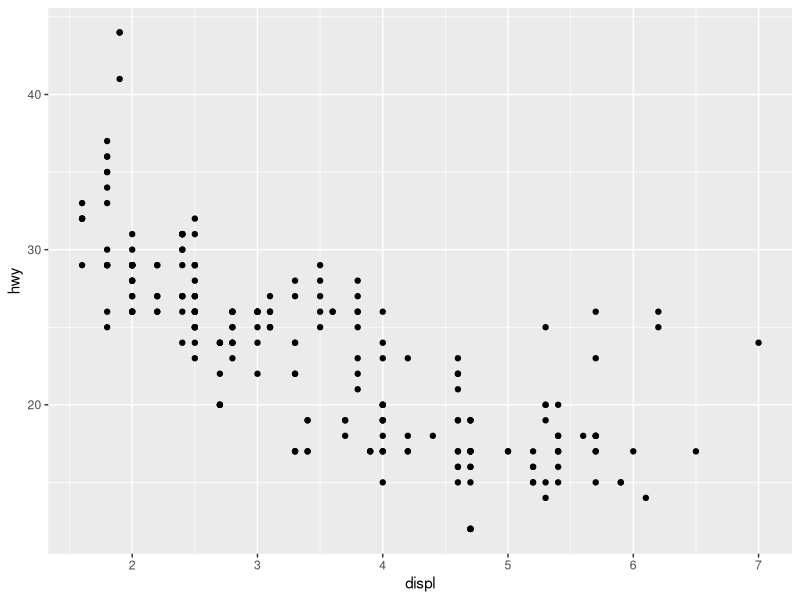
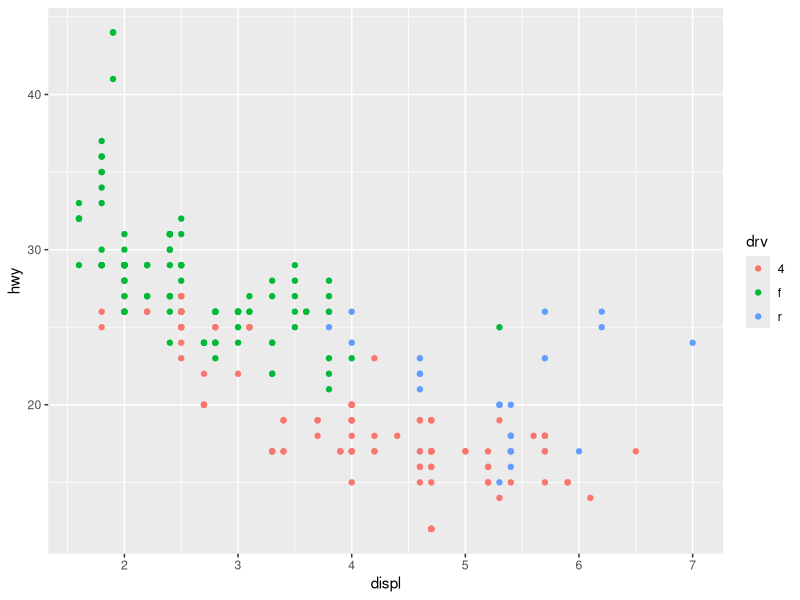
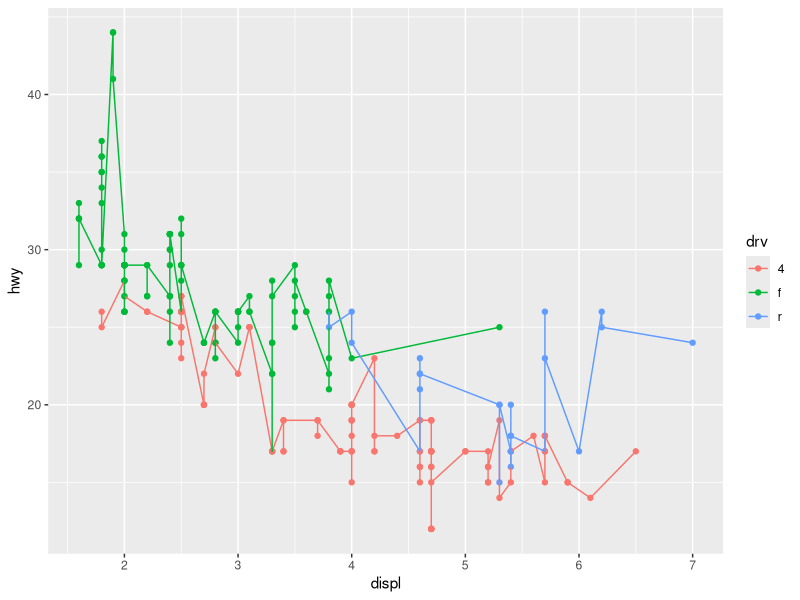
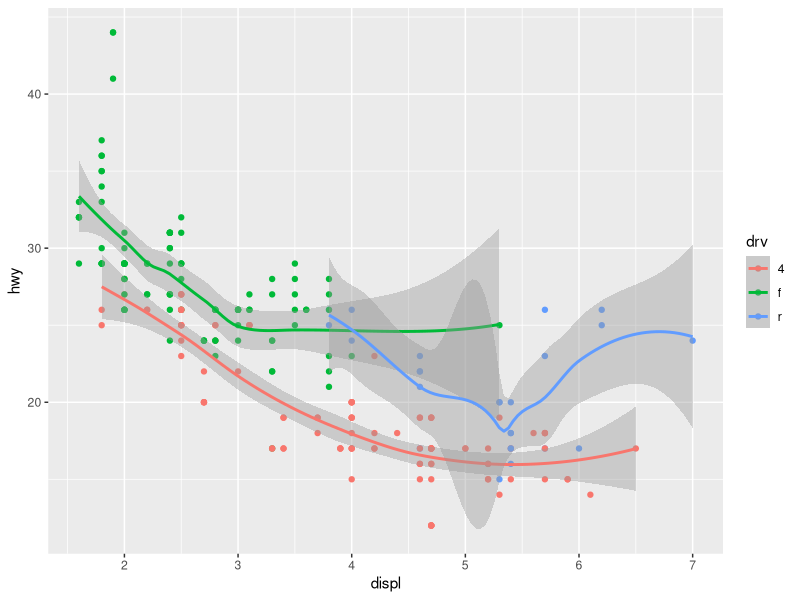
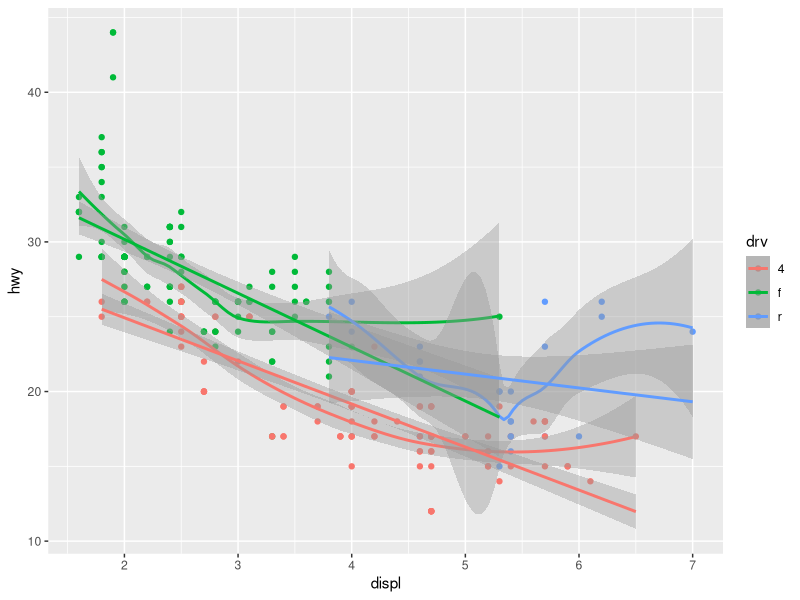
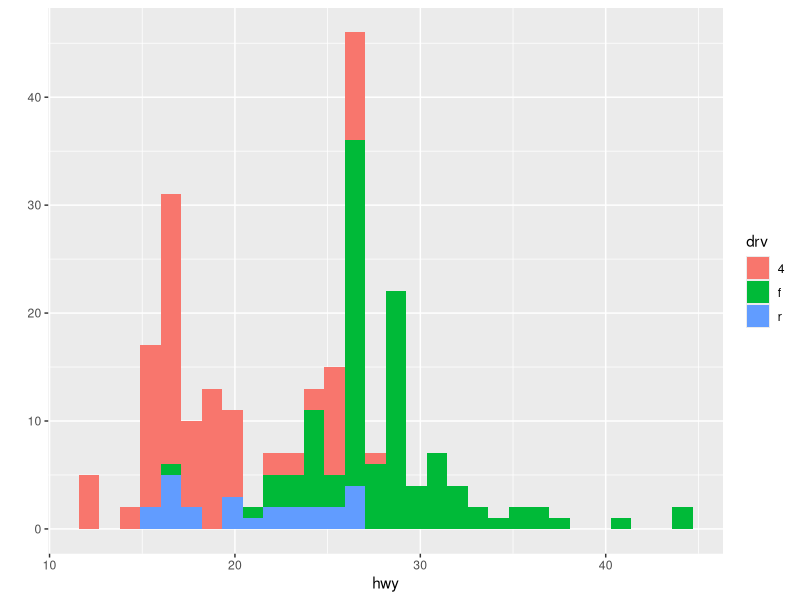
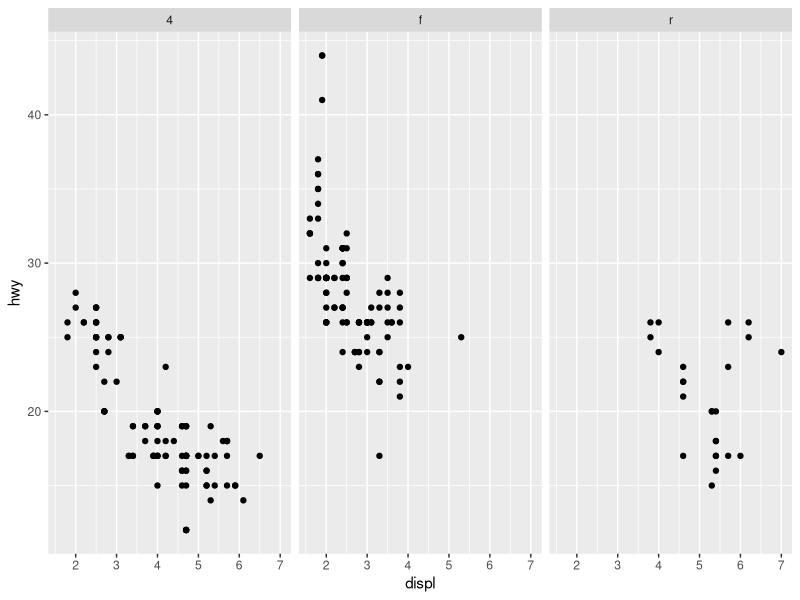
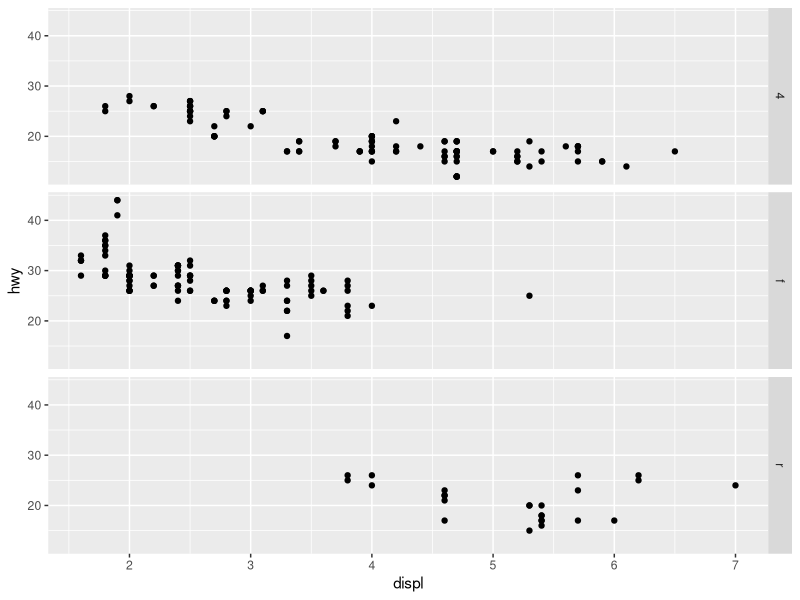

Write the R code that produced these figures, in order.


library(ggplot2)

##### qplot: quick plot

##### scattter plot

qplot(displ,hwy,data=mpg)

##### scattter plot seperate by color for sub group

qplot(displ,hwy,data=mpg,color=drv)

##### scattter plot and joining the poits
qplot(displ,hwy,data=mpg,color=drv,geom = c("point","line"))
##### scattter plot with smooth line
qplot(displ,hwy,data=mpg,color=drv,geom = c("point","smooth"))

qplot(displ,hwy,data=mpg,color=drv,geom = c("point","smooth"))+geom_smooth(method = 'lm')
##### Histogram
qplot(hwy,data=mpg,fill=drv)
##### multi plot using facets
qplot(displ,hwy,data=mpg,facets = .~drv)
qplot(displ,hwy,data=mpg,facets = drv~.)
qplot(hwy,data=mpg,facets = drv~.,binwidth=2)

qplot(displ,hwy,data=mpg,color=drv,geom = c("point","smooth"))+geom_smooth(method = 'lm')
qplot(displ,hwy,data=mpg)+geom_smooth(method = 'lm')

##### low level Ploting with ggplot i.e. step by step ploting in ggplot

## create ggplot object
g=ggplot(data=mpg,mapping=aes(displ,hwy))

str(g)
summary(g)

print(g)

g_scatter=g+geom_point()

print(g_scatter)
## or 
g+geom_point()

g+geom_point(color="blue",size=4,alpha=1/2)+facet_grid(drv~.)

g+geom_point(color="blue",size=4,aes(alpha=1/cyl))+facet_grid(drv~.)+labs(alpha="Cylinders")
g+geom_point(color="blue",size=4,aes(alpha=1/cyl))+facet_grid(drv~.)+labs(alpha="Cylinders")

g+geom_point(aes(color=cyl),size=4,alpha=1/2)+facet_grid(drv~.)
g+geom_point(aes(color=cyl),size=4,alpha=1/2)+facet_grid(drv~.)+labs(color="Cylinders")
g+geom_point(aes(color=cyl),size=4,alpha=1/2)+facet_grid(drv~.)+labs(color="Cylinders")+scale_colour_gradient(low = "blue", high = "white") 
g+geom_point(aes(color=cyl),size=4,alpha=1/2)+facet_grid(drv~.)+labs(color="Cylinders")+scale_colour_gradient(low = "red", high = "green") 

#### change them 

g+geom_point(aes(color=cyl),size=4,alpha=1/2)+facet_grid(drv~.)+labs(color="Cylinders")+theme_dark()
g+geom_point(aes(color=cyl),size=4,alpha=1/2)+facet_grid(drv~.)+labs(color="Cylinders")+theme_linedraw(base_family="Times")
             
head(mpg)





